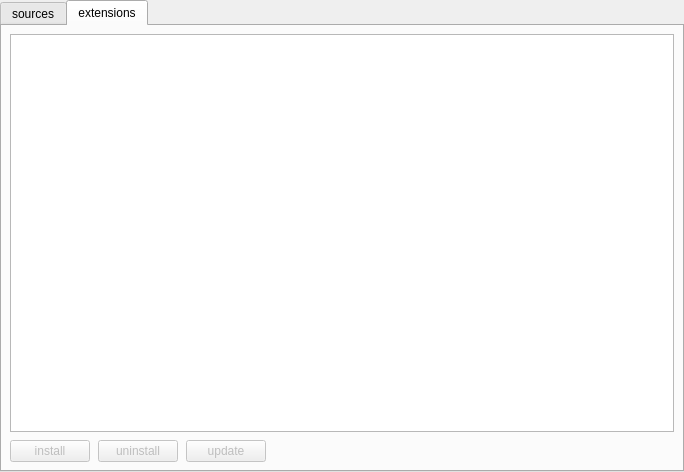
<?xml version="1.0" encoding="UTF-8"?>
<ui version="4.0">
 <class>ext_widget</class>
 <widget class="QWidget" name="ext_widget">
  <property name="geometry">
   <rect>
    <x>0</x>
    <y>0</y>
    <width>684</width>
    <height>472</height>
   </rect>
  </property>
  <property name="windowTitle">
   <string>Form</string>
  </property>
  <layout class="QVBoxLayout" name="verticalLayout">
   <property name="spacing">
    <number>0</number>
   </property>
   <property name="leftMargin">
    <number>0</number>
   </property>
   <property name="topMargin">
    <number>0</number>
   </property>
   <property name="rightMargin">
    <number>0</number>
   </property>
   <property name="bottomMargin">
    <number>0</number>
   </property>
   <item>
    <widget class="QTabWidget" name="ext_tabs">
     <property name="tabPosition">
      <enum>QTabWidget::North</enum>
     </property>
     <property name="currentIndex">
      <number>1</number>
     </property>
     <property name="usesScrollButtons">
      <bool>true</bool>
     </property>
     <widget class="QWidget" name="ext_sources">
      <attribute name="title">
       <string>sources</string>
      </attribute>
      <layout class="QVBoxLayout" name="verticalLayout_3">
       <property name="spacing">
        <number>8</number>
       </property>
       <property name="leftMargin">
        <number>8</number>
       </property>
       <property name="topMargin">
        <number>8</number>
       </property>
       <property name="rightMargin">
        <number>8</number>
       </property>
       <property name="bottomMargin">
        <number>8</number>
       </property>
       <item>
        <widget class="QListWidget" name="sources_list"/>
       </item>
      </layout>
     </widget>
     <widget class="QWidget" name="ext_extensions">
      <attribute name="title">
       <string>extensions</string>
      </attribute>
      <layout class="QVBoxLayout" name="verticalLayout_2">
       <property name="spacing">
        <number>8</number>
       </property>
       <property name="leftMargin">
        <number>8</number>
       </property>
       <property name="topMargin">
        <number>8</number>
       </property>
       <property name="rightMargin">
        <number>8</number>
       </property>
       <property name="bottomMargin">
        <number>8</number>
       </property>
       <item>
        <widget class="QListWidget" name="extensions_list"/>
       </item>
       <item>
        <layout class="QHBoxLayout" name="horizontalLayout">
         <item>
          <widget class="QPushButton" name="ext_install">
           <property name="enabled">
            <bool>false</bool>
           </property>
           <property name="text">
            <string>install</string>
           </property>
          </widget>
         </item>
         <item>
          <widget class="QPushButton" name="ext_uninstall">
           <property name="enabled">
            <bool>false</bool>
           </property>
           <property name="text">
            <string>uninstall</string>
           </property>
          </widget>
         </item>
         <item>
          <widget class="QPushButton" name="ext_update">
           <property name="enabled">
            <bool>false</bool>
           </property>
           <property name="text">
            <string>update</string>
           </property>
          </widget>
         </item>
         <item>
          <spacer name="horizontalSpacer">
           <property name="orientation">
            <enum>Qt::Horizontal</enum>
           </property>
           <property name="sizeHint" stdset="0">
            <size>
             <width>40</width>
             <height>20</height>
            </size>
           </property>
          </spacer>
         </item>
        </layout>
       </item>
      </layout>
     </widget>
    </widget>
   </item>
  </layout>
 </widget>
 <resources/>
 <connections/>
</ui>
